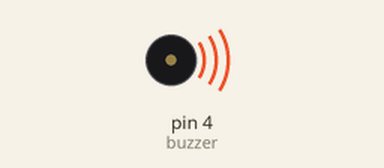
Bench run of a sketch on a simulated Arduino Uno, built with avr-gcc and run on an emulated ATmega328P. Shown: buzzer (waves = sounding, pin HIGH).

Above: at 0.1 s.
Timing chart, 0 to 1.6 s (numbered marks = the images above):
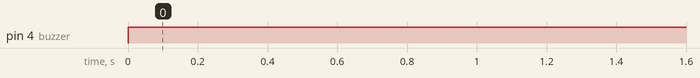

The sketch:

buzzerActivo.ino
```cpp
// buzzer activo uso con pin digital
int buzzer = 4 ;
void setup() {
  // put your setup code here, to run once:
  pinMode(buzzer,OUTPUT);
}

void loop() {
  // put your main code here, to run repeatedly:
  digitalWrite(buzzer,HIGH);
}
```

Measured:
- by itself, pin 4 (buzzer): LOW → HIGH at 0.00 s
